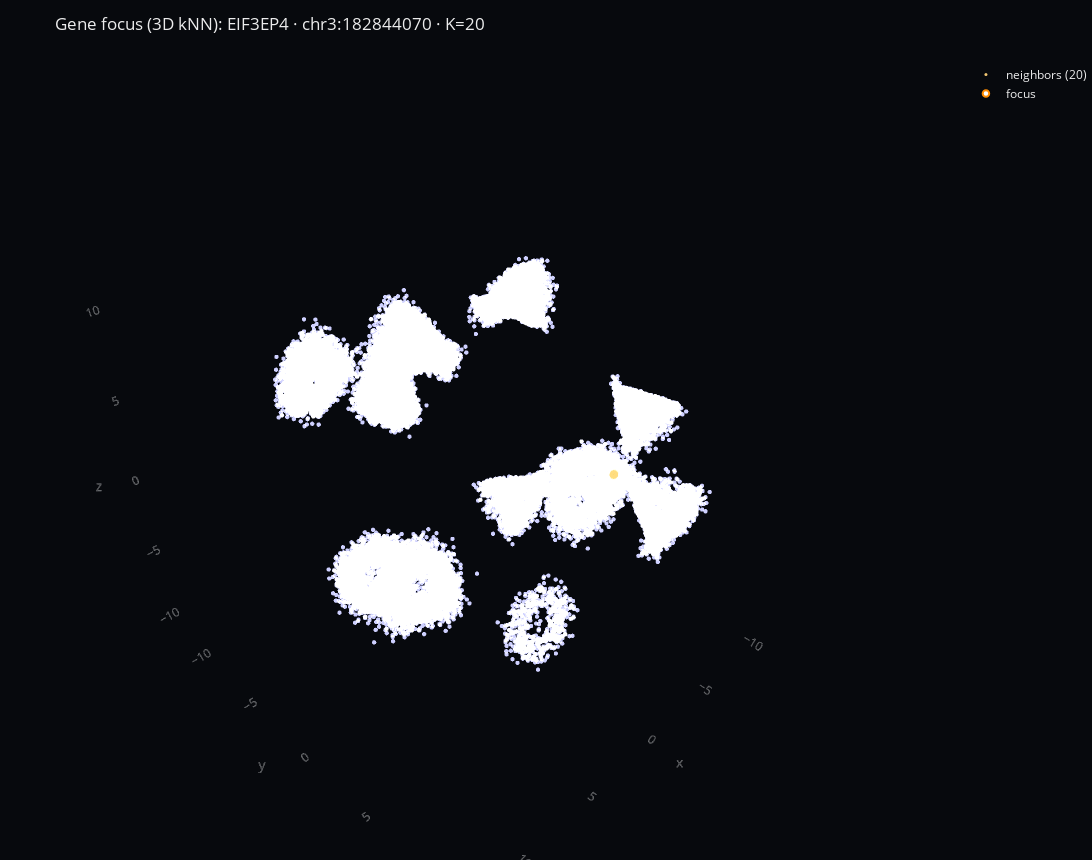

The notebook cell this image was saved under:
### Code cell
# === Gene Focus Viewer • self-healing (widgets if available, else Simple Mode) ===
import numpy as np, pandas as pd
from pathlib import Path
import cntlab as cl, sys

cl.nb.init(); P = cl.P

# ---------- Load nodes (v1s_plus -> v1s_wide -> v1h) ----------
def latest_nodes_any():
    for tag in ["v1s_plus","v1s_wide","v1h"]:
        hits = cl.manifest.find_artifacts(kind="table", tags_all=["genome3d","atlas",tag])
        if not hits: 
            continue
        # prefer a parquet that looks like nodes
        cand = None
        for h in reversed(hits):
            nm = Path(h["path"]).name.lower()
            if nm.endswith(".parquet") and "edge" not in nm:
                cand = h["path"]; break
        if cand is None:
            cand = hits[-1]["path"]
        try:
            df = pd.read_parquet(cand)
        except Exception:
            continue
        df["__source_tag__"] = tag
        return df, tag
    raise AssertionError("No genome3d atlas nodes found (v1s_plus / v1s_wide / v1h).")

nodes_raw, N_TAG = latest_nodes_any()
nodes = nodes_raw.copy()

# minimal schema
if "kind" not in nodes: nodes["kind"] = "gene"
nodes["kind"] = nodes["kind"].astype(str).str.lower()
nodes = nodes[nodes["kind"]=="gene"].copy()
for c in ["gene","type"]:
    if c not in nodes: nodes[c] = ""
for c in ["x","y","z","pos","chr"]:
    if c not in nodes.columns:
        raise AssertionError(f"Required column '{c}' missing in nodes table ({N_TAG}).")

nodes["pos"] = pd.to_numeric(nodes["pos"], errors="coerce").fillna(0).astype(int)
nodes["x"]   = pd.to_numeric(nodes["x"], errors="coerce")
nodes["y"]   = pd.to_numeric(nodes["y"], errors="coerce")
nodes["z"]   = pd.to_numeric(nodes["z"], errors="coerce")
nodes = nodes.dropna(subset=["x","y","z"]).copy()

# background cloud
MAX_BASE = 120_000
base = nodes if len(nodes)<=MAX_BASE else nodes.sample(MAX_BASE, random_state=1337)

# per-chr index for genomic neighbors
pos_index = {ch: g.sort_values("pos")[["pos","x","y","z","gene","type"]].reset_index()
             for ch,g in nodes.groupby("chr", sort=False)}

# neighbor utilities
def neighbors_3d_kNN(target_row, K, chr_scope=None):
    if chr_scope and chr_scope != "(all)":
        pool = nodes[nodes["chr"]==chr_scope]
    else:
        pool = nodes
    if len(pool)==0: return pool.index[:0]
    X = pool[["x","y","z"]].to_numpy()
    t = target_row[["x","y","z"]].to_numpy().reshape(1,3)
    d2 = np.sum((X - t)**2, axis=1)
    order = np.argsort(d2)
    if pool.index[order[0]] == target_row.name:
        order = order[1:K+1]
    else:
        order = order[:K]
    return pool.index[order]

def neighbors_along_chr(target_row, K, bp_radius):
    ch = target_row["chr"]
    if ch not in pos_index: return nodes.index[:0]
    table = pos_index[ch]
    pos = int(target_row["pos"])
    d = np.abs(table["pos"].to_numpy() - pos)
    order = np.argsort(d)
    idxs = []
    for idx in order:
        global_idx = int(table.loc[idx,"index"])
        if global_idx == target_row.name: continue
        if bp_radius is not None and d[idx] > bp_radius: break
        idxs.append(global_idx)
        if len(idxs) >= K: break
    return pd.Index(idxs)

def pick_gene(query, chr_scope=None):
    q = (query or "").strip().lower()
    df = nodes if (chr_scope in [None,"(all)"]) else nodes[nodes["chr"]==chr_scope]
    if q:
        m = df[df["gene"].astype(str).str.lower().str.contains(q, na=False)]
        if len(m): return m.iloc[0]
    # fallback: middle by radius if present
    if "r_global" in df.columns:
        return df.loc[df["r_global"].sort_values().index[len(df)//2]]
    return df.iloc[0]

# renderer (shared)
import plotly.graph_objects as go
def render_focus(fig, target_row, neigh_idx, title):
    # background
    fig.add_trace(go.Scatter3d(
        x=base["x"], y=base["y"], z=base["z"], mode="markers",
        marker=dict(size=1.5, color="rgba(200,200,255,0.10)"),
        name="background", hoverinfo="skip", showlegend=False
    ))
    # neighbors
    neigh = nodes.loc[neigh_idx]
    fig.add_trace(go.Scatter3d(
        x=neigh["x"], y=neigh["y"], z=neigh["z"], mode="markers",
        marker=dict(size=3.0, color="rgba(255,210,120,0.95)"),
        name=f"neighbors ({len(neigh)})",
        customdata=np.stack([neigh.get("gene",""), neigh["chr"], neigh["pos"], neigh.get("type","")], axis=1),
        hovertemplate="gene: %{customdata[0]}<br>chr: %{customdata[1]}  pos: %{customdata[2]}<br>type: %{customdata[3]}"
    ))
    # focus
    fig.add_trace(go.Scatter3d(
        x=[target_row["x"]], y=[target_row["y"]], z=[target_row["z"]],
        mode="markers",
        marker=dict(size=6.5, color="rgba(255,255,255,1.0)", line=dict(width=2, color="rgba(255,140,0,1)")),
        name="focus"
    ))
    # connections
    if len(neigh):
        xs = np.empty(3*len(neigh)); ys = np.empty(3*len(neigh)); zs = np.empty(3*len(neigh))
        xs[::3], ys[::3], zs[::3] = target_row["x"], target_row["y"], target_row["z"]
        xs[1::3], ys[1::3], zs[1::3] = neigh["x"].to_numpy(), neigh["y"].to_numpy(), neigh["z"].to_numpy()
        xs[2::3], ys[2::3], zs[2::3] = np.nan, np.nan, np.nan
        fig.add_trace(go.Scatter3d(
            x=xs, y=ys, z=zs, mode="lines",
            line=dict(width=2, color="rgba(255,180,80,0.85)"),
            name="connections", hoverinfo="skip", showlegend=False
        ))
    # layout
    bg = "#07090d"
    ax = dict(showgrid=False, showline=False, zeroline=False, ticks="", showbackground=False,
              color="rgba(255,255,255,0.25)")
    fig.update_layout(
        title=title,
        scene=dict(bgcolor=bg, xaxis=ax, yaxis=ax, zaxis=ax, aspectmode="data"),
        paper_bgcolor=bg, font=dict(color="rgba(255,255,255,0.92)"),
        height=860, width=1240, margin=dict(l=0,r=0,t=60,b=0)
    )

# ---------- try ipywidgets; if missing, install; else fall back to Simple Mode ----------
USE_WIDGETS = True
try:
    from ipywidgets import HBox, VBox, Text, Dropdown, IntSlider, ToggleButtons, IntText, Button, Output, HTML
    from IPython.display import display
except ModuleNotFoundError:
    try:
        # install and retry (Jupyter-friendly)
        get_ipython().run_line_magic("pip", "install -q ipywidgets")
        from ipywidgets import HBox, VBox, Text, Dropdown, IntSlider, ToggleButtons, IntText, Button, Output, HTML
        from IPython.display import display
    except Exception:
        USE_WIDGETS = False

if USE_WIDGETS:
    # ---------- widget UI ----------
    # chromosomes list
    def chr_key(ch):
        tail = str(ch)[3:] if str(ch).startswith("chr") else str(ch)
        return (0, int(tail)) if str(tail).isdigit() else (1, {"X":23,"Y":24,"MT":25}.get(str(tail).upper(), 99))
    all_chrs = sorted(nodes["chr"].astype(str).unique(), key=chr_key)

    search     = Text(placeholder="gene name (e.g., TP53)", description="Gene:", layout=dict(width="36em"))
    chr_filter = Dropdown(options=["(all)"]+all_chrs, value="(all)", description="Chr:")
    mode       = ToggleButtons(options=["3D kNN","Along chromosome"], value="3D kNN", description="Mode:")
    k_slider   = IntSlider(value=20, min=1, max=200, step=1, description="K:")
    bp_window  = IntText(value=300_000, description="BP window:")
    go_btn     = Button(description="Update view", button_style="primary")
    save_btn   = Button(description="Save HTML", button_style="")
    status     = HTML(value=f"<b>Source:</b> {N_TAG} • <b>Genes:</b> {len(nodes):,}")
    out        = Output()

    display(VBox([HBox([search, chr_filter, mode]),
                  HBox([k_slider, bp_window, go_btn, save_btn, status]),
                  out]))

    current_fig = [None]

    def neighbors_along_chr_UI(target_row, K, bp_radius):  # wrapper for UI
        return neighbors_along_chr(target_row, K, bp_radius)

    def update_view(_=None):
        with out:
            out.clear_output()
            target = pick_gene(search.value, chr_filter.value if chr_filter.value!="(all)" else None)
            if target is None or pd.isna(target["x"]):
                print("No match. Try another search or chromosome.")
                return
            if mode.value == "3D kNN":
                neigh_idx = neighbors_3d_kNN(target, K=k_slider.value,
                                             chr_scope=chr_filter.value if chr_filter.value!="(all)" else None)
                title = f"Gene focus (3D kNN): {target['gene']} · {target['chr']}:{int(target['pos'])} · K={k_slider.value}"
            else:
                neigh_idx = neighbors_along_chr_UI(target, K=k_slider.value, bp_radius=bp_window.value)
                title = f"Gene focus (Along chr): {target['gene']} · {target['chr']}:{int(target['pos'])} · K={k_slider.value} · ±{bp_window.value:,} bp"
            fig = go.Figure()
            render_focus(fig, target, neigh_idx, title)
            display(fig)
            current_fig[0] = fig

    def save_html(_=None):
        if current_fig[0] is None:
            status.value = "<b>Status:</b> update view first, then save."
            return
        html = current_fig[0].to_html(include_plotlyjs="cdn", full_html=True)
        html_path = cl.io.save_bytes(html.encode("utf-8"),
                                     module="genome3d", dataset="atlas", desc="interactive_gene_focus",
                                     tags=["genome3d","atlas",N_TAG,"interactive","gene_focus"], ext="html")
        status.value = f"<b>Saved:</b> {html_path}"

    go_btn.on_click(update_view)
    save_btn.on_click(save_html)
    update_view()  # initial draw

else:
    # ---------- SIMPLE MODE (no ipywidgets) ----------
    # Set your parameters here, run the cell, and it will render + save HTML.
    TARGET_GENE = "TP53"       # substring match (case-insensitive). Leave "" to auto-pick.
    CHR_FILTER  = "(all)"      # "(all)" or "chr1", "chrX", etc.
    MODE        = "3D kNN"     # "3D kNN" or "Along chromosome"
    K           = 30           # number of neighbors
    BP_WINDOW   = 300_000      # used only for "Along chromosome"

    target = pick_gene(TARGET_GENE, None if CHR_FILTER=="(all)" else CHR_FILTER)
    if MODE == "3D kNN":
        neigh_idx = neighbors_3d_kNN(target, K=K, chr_scope=None if CHR_FILTER=="(all)" else CHR_FILTER)
        title = f"Gene focus (3D kNN): {target['gene']} · {target['chr']}:{int(target['pos'])} · K={K}"
    else:
        neigh_idx = neighbors_along_chr(target, K=K, bp_radius=BP_WINDOW)
        title = f"Gene focus (Along chr): {target['gene']} · {target['chr']}:{int(target['pos'])} · K={K} · ±{BP_WINDOW:,} bp"

    fig = go.Figure()
    render_focus(fig, target, neigh_idx, title)

    # display in notebook
    from IPython.display import display
    display(fig)

    # also save HTML straight to artifacts
    html = fig.to_html(include_plotlyjs="cdn", full_html=True)
    html_path = cl.io.save_bytes(html.encode("utf-8"),
                                 module="genome3d", dataset="atlas", desc="interactive_gene_focus_simple",
                                 tags=["genome3d","atlas",N_TAG,"interactive","gene_focus","simple"], ext="html")
    print("Saved HTML →", html_path)

### Figure 1 — Plotly figure (JSON) as saved in the notebook; plotly's stock layout.template omitted (floating-point values rounded to 4 significant figures; data arrays with more than 128 entries replaced by an {"elided": "..."} marker saying what was removed)
{"data": [{"hoverinfo": "skip", "marker": {"color": "rgba(200,200,255,0.10)", "size": 1.5}, "mode": "markers", "name": "background", "showlegend": false, "type": "scatter3d", "x": {"elided": "42764 float values"}, "y": {"elided": "42764 float values"}, "z": {"elided": "42764 float values"}}, {"customdata": [["ENSG00000240095", "chr3", 145962689, "lncRNA"], ["VN2R1P", "chr3", 156028646, "unitary_pseudogene"], ["SDHDP3", "chr3", 169709530, "processed_pseudogene"], ["ENSG00000296188", "chr3", 180912395, "lncRNA"], ["PCYT1A", "chr3", 196251089, "protein_coding"], ["ENSG00000285336", "chr3", 180789297, "lncRNA"], ["MIR7977", "chr3", 176515127, "miRNA"], ["RNF13", "chr3", 149885799, "protein_coding"], ["DPPA4P2", "chr3", 134510972, "processed_pseudogene"], ["MIR548I1", "chr3", 125790478, "miRNA"], ["RBP2", "chr3", 139466825, "protein_coding"], ["HRGP1", "chr3", 186689917, "unprocessed_pseudogene"], ["ENSG00000301714", "chr3", 166271423, "lncRNA"], ["NPHP3-AS1", "chr3", 132808490, "lncRNA"], ["CYP2AB1P", "chr3", 183903418, "transcribed_unitary_pseudogene"], ["PHC3", "chr3", 170134250, "protein_coding"], ["CLCN2", "chr3", 184354729, "protein_coding"], ["IQCJ", "chr3", 159114617, "protein_coding"], ["CLSTN2", "chr3", 140256291, "protein_coding"], ["KRT18P34", "chr3", 157163297, "transcribed_processed_pseudogene"]], "hovertemplate": "gene: %{customdata[0]}<br>chr: %{customdata[1]}  pos: %{customdata[2]}<br>type: %{customdata[3]}", "marker": {"color": "rgba(255,210,120,0.95)", "size": 3}, "mode": "markers", "name": "neighbors (20)", "type": "scatter3d", "x": [0.6846, 0.6932, 0.6906, 0.6908, 0.5506, 0.7236, 0.6086, 0.5567, 0.7408, 0.7158, 0.7218, 0.5198, 0.7603, 0.7647, 0.5164, 0.537, 0.752, 0.6654, 0.5596, 0.7093], "y": [8.459, 8.456, 8.492, 8.489, 8.56, 8.455, 8.593, 8.486, 8.485, 8.496, 8.405, 8.458, 8.432, 8.511, 8.613, 8.628, 8.392, 8.628, 8.431, 8.348], "z": [4.763, 4.748, 4.674, 4.662, 4.707, 4.659, 4.656, 4.843, 4.801, 4.837, 4.796, 4.834, 4.689, 4.777, 4.715, 4.696, 4.673, 4.638, 4.887, 4.81]}, {"marker": {"color": "rgba(255,255,255,1.0)", "line": {"color": "rgba(255,140,0,1)", "width": 2}, "size": 6.5}, "mode": "markers", "name": "focus", "type": "scatter3d", "x": [0.622], "y": [8.487], "z": [4.725]}, {"hoverinfo": "skip", "line": {"color": "rgba(255,180,80,0.85)", "width": 2}, "mode": "lines", "name": "connections", "showlegend": false, "type": "scatter3d", "x": [0.622, 0.6846, NaN, 0.622, 0.6932, NaN, 0.622, 0.6906, NaN, 0.622, 0.6908, NaN, 0.622, 0.5506, NaN, 0.622, 0.7236, NaN, 0.622, 0.6086, NaN, 0.622, 0.5567, NaN, 0.622, 0.7408, NaN, 0.622, 0.7158, NaN, 0.622, 0.7218, NaN, 0.622, 0.5198, NaN, 0.622, 0.7603, NaN, 0.622, 0.7647, NaN, 0.622, 0.5164, NaN, 0.622, 0.537, NaN, 0.622, 0.752, NaN, 0.622, 0.6654, NaN, 0.622, 0.5596, NaN, 0.622, 0.7093, NaN], "y": [8.487, 8.459, NaN, 8.487, 8.456, NaN, 8.487, 8.492, NaN, 8.487, 8.489, NaN, 8.487, 8.56, NaN, 8.487, 8.455, NaN, 8.487, 8.593, NaN, 8.487, 8.486, NaN, 8.487, 8.485, NaN, 8.487, 8.496, NaN, 8.487, 8.405, NaN, 8.487, 8.458, NaN, 8.487, 8.432, NaN, 8.487, 8.511, NaN, 8.487, 8.613, NaN, 8.487, 8.628, NaN, 8.487, 8.392, NaN, 8.487, 8.628, NaN, 8.487, 8.431, NaN, 8.487, 8.348, NaN], "z": [4.725, 4.763, NaN, 4.725, 4.748, NaN, 4.725, 4.674, NaN, 4.725, 4.662, NaN, 4.725, 4.707, NaN, 4.725, 4.659, NaN, 4.725, 4.656, NaN, 4.725, 4.843, NaN, 4.725, 4.801, NaN, 4.725, 4.837, NaN, 4.725, 4.796, NaN, 4.725, 4.834, NaN, 4.725, 4.689, NaN, 4.725, 4.777, NaN, 4.725, 4.715, NaN, 4.725, 4.696, NaN, 4.725, 4.673, NaN, 4.725, 4.638, NaN, 4.725, 4.887, NaN, 4.725, 4.81, NaN]}], "layout": {"font": {"color": "rgba(255,255,255,0.92)"}, "height": 860, "margin": {"b": 0, "l": 0, "r": 0, "t": 60}, "paper_bgcolor": "#07090d", "scene": {"aspectmode": "data", "bgcolor": "#07090d", "xaxis": {"color": "rgba(255,255,255,0.25)", "showbackground": false, "showgrid": false, "showline": false, "ticks": "", "zeroline": false}, "yaxis": {"color": "rgba(255,255,255,0.25)", "showbackground": false, "showgrid": false, "showline": false, "ticks": "", "zeroline": false}, "zaxis": {"color": "rgba(255,255,255,0.25)", "showbackground": false, "showgrid": false, "showline": false, "ticks": "", "zeroline": false}}, "title": {"text": "Gene focus (3D kNN): EIF3EP4 · chr3:182844070 · K=20"}, "width": 1240}}
